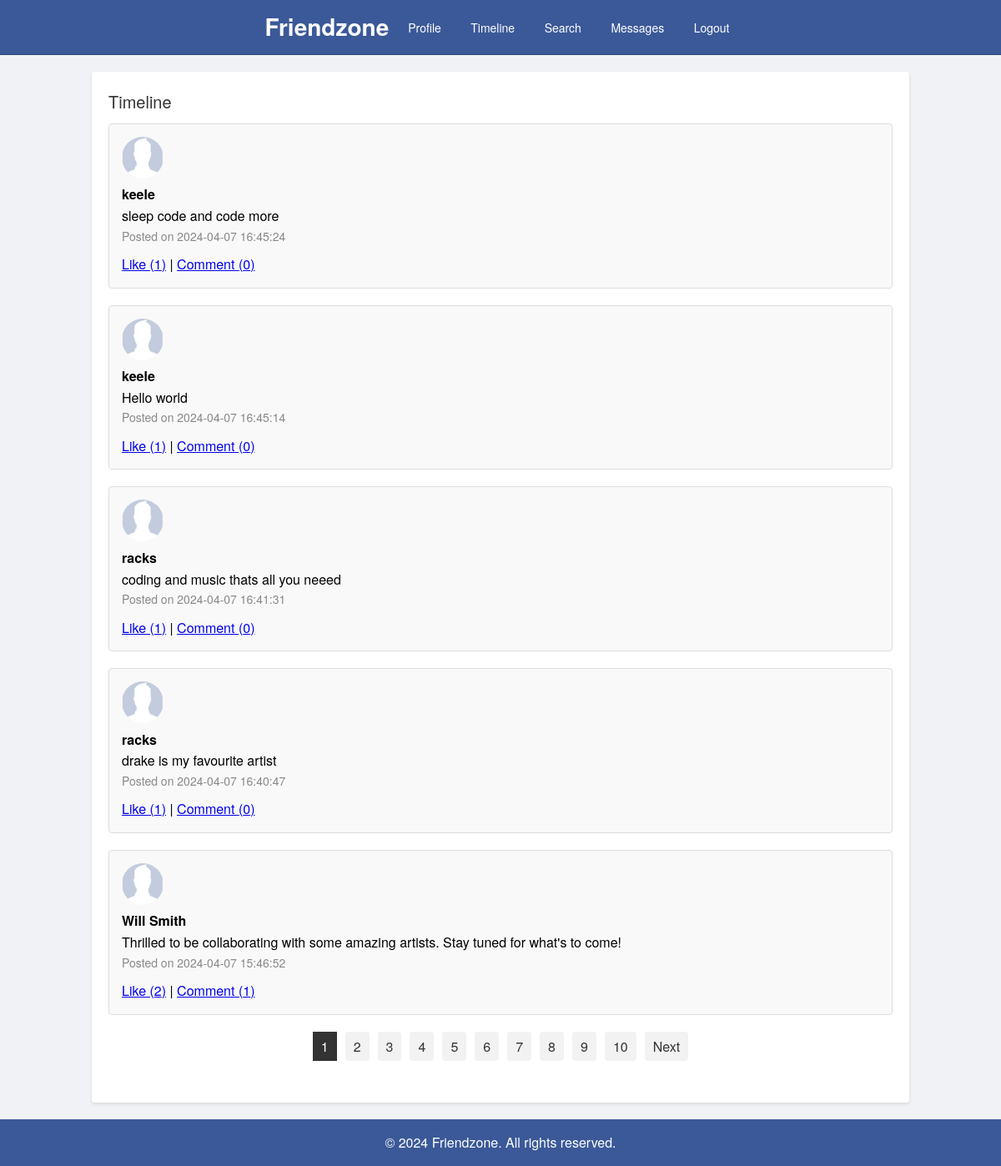
The app's page /timeline.php (signed in) with its own data.
### tables this page shows
CREATE TABLE `posts` (
  `id` int(11) NOT NULL,
  `user_id` int(11) DEFAULT NULL,
  `content` varchar(280) DEFAULT NULL,
  `created_at` timestamp NOT NULL DEFAULT CURRENT_TIMESTAMP
);

CREATE TABLE `users` (
  `id` int(11) NOT NULL,
  `email` varchar(255) DEFAULT NULL,
  `password` varchar(255) DEFAULT NULL,
  `biography` text,
  `mobile_number` varchar(20) DEFAULT NULL,
  `created_at` timestamp NOT NULL DEFAULT CURRENT_TIMESTAMP,
  `name` varchar(255) DEFAULT NULL,
  `profile_picture` varchar(255) DEFAULT 'default-profile-picture.png'
);

### timeline.php (the view, shortened to what this page needs)
<?php
require_once "includes/db_config.php";
$conn = new mysqli($servername, $username, $password, $dbname);
function getLikeCount($postId) {
    global $conn;
    $stmt = $conn->prepare("SELECT COUNT(*) AS count FROM likes WHERE post_id = ?");
    $stmt->bind_param("i", $postId);
    $stmt->execute();
    $result = $stmt->get_result();
    $row = $result->fetch_assoc();
    return $row['count'];
}
function getCommentCount($postId) {
    global $conn;
    $stmt = $conn->prepare("SELECT COUNT(*) AS count FROM comments WHERE post_id = ?");
    $stmt->bind_param("i", $postId);
    $stmt->execute();
    $result = $stmt->get_result();
    $row = $result->fetch_assoc();
    return $row['count'];
}
$postsPerPage = 5;
$currentPage = isset($_GET['page']) ? (int)$_GET['page'] : 1;
$offset = ($currentPage - 1) * $postsPerPage;
$stmt = $conn->prepare("SELECT posts.*, users.name, users.profile_picture
                        FROM posts
                        INNER JOIN users ON posts.user_id = users.id
                        ORDER BY posts.created_at DESC
                        LIMIT ? OFFSET ?");
$stmt->bind_param("ii", $postsPerPage, $offset);
$stmt->execute();
$result = $stmt->get_result();
?>
<!DOCTYPE html>
<html lang="en">
<head>
    <link rel="stylesheet" type="text/css" href="css/style.css">
</head>
<body>
    <header>
        <h1>Friendzone</h1>
        <nav>
            <ul>
                <li><a href="profile.php">Profile</a></li>
                <li><a href="timeline.php">Timeline</a></li>
                <li><a href="search.php">Search</a></li>
                <li><a href="message.php">Messages</a></li>
                <li><a href="logout.php">Logout</a></li>
            </ul>
        </nav>
    </header>
    <main>
        <section class="timeline">
            <h2>Timeline</h2>
            <?php
            if ($result->num_rows > 0) {
                while ($post = $result->fetch_assoc()) {
                    echo "<div class='post'>";
                    echo "<img src='img/" . $post["profile_picture"] . "' alt='Profile Picture' class='profile-picture'>";
                    echo "<p><strong>" . $post["name"] . "</strong></p>";
                    echo "<p>" . htmlspecialchars($post["content"]) . "</p>";
                    echo "<p class='meta'>Posted on " . $post["created_at"] . "</p>";
                    echo "<div class='post-actions'>";
                    echo "<a href='#' class='like-btn' data-post-id='" . $post["id"] . "'>Like (" . getLikeCount($post["id"]) . ")</a> | ";
                    echo "<a href='post.php?post_id=" . $post["id"] . "'>Comment (" . getCommentCount($post["id"]) . ")</a>";
                    echo "</div>";
                    echo "</div>";
                }
            } else {
                echo "No posts found.";
            }
            ?>
            <div class="pagination">
                <?php
                $totalPosts = $conn->query("SELECT COUNT(*) AS total FROM posts")->fetch_assoc()['total'];
                $totalPages = ceil($totalPosts / $postsPerPage);
                for ($i = 1; $i <= $totalPages; $i++) {
                    if ($i == $currentPage) {
                        echo "<span class='current-page'>$i</span>";
                    } else {
                        echo "<a href='?page=$i'>$i</a>";
                    }
                }
                if ($currentPage < $totalPages) {
                    echo "<a href='?page=" . ($currentPage + 1) . "'>Next</a>";
                }
                ?>
            </div>
        </section>
    </main>
    <footer>
        <p>&copy; 2024 Friendzone. All rights reserved.</p>
    </footer>
</body>
</html>

### css/style.css (style rules this page uses)
* { margin: 0; padding: 0; box-sizing: border-box; }
body { font-family: 'Helvetica Neue', Helvetica, Arial, sans-serif; line-height: 1.6; background-color: #f0f2f5; }
header { background-color: #3b5998; color: #fff; padding: 10px 0; display: flex; justify-content: center; align-items: center; border-bottom: 1px solid #29487d; }
h1 { font-size: 28px; font-weight: bold; }
nav ul { list-style-type: none; }
nav ul li { display: inline; margin-left: 15px; }
nav ul li a { color: #fff; text-decoration: none; font-size: 14px; padding: 4px 8px; border-radius: 2px; }
main { max-width: 980px; margin: 20px auto; padding: 20px; background-color: #fff; box-shadow: 0 2px 4px rgba(0, 0, 0, 0.1); border-radius: 4px; }
section { margin-bottom: 30px; }
h2 { font-size: 20px; margin-bottom: 10px; color: #333; font-weight: normal; }
.post { margin-bottom: 20px; padding: 15px; border: 1px solid #ddd; border-radius: 4px; background-color: #f9f9f9; }
.post .meta { font-size: 14px; color: #888; margin-bottom: 10px; }
.pagination { margin-top: 20px; text-align: center; }
.pagination a { display: inline-block; padding: 8px 16px; margin-right: 5px; background-color: #f0f2f5; color: #333; text-decoration: none; border-radius: 4px; }
footer { background-color: #3b5998; color: #fff; padding: 15px; text-align: center; }
.profile-picture { width: 50px; height: 50px; border-radius: 50%; object-fit: cover; margin-right: 10px; }
.pagination { text-align: center; margin-top: 20px; }
.pagination a { display: inline-block; padding: 5px 10px; background-color: #f2f2f2; color: #333; text-decoration: none; margin: 0 5px; }
.pagination .current-page { display: inline-block; padding: 5px 10px; background-color: #333; color: #fff; margin: 0 5px; }

### records on screen
posts: user.profile_picture (placeholder picture), user.name "keele", content "sleep code and code more", created_at "2024-04-07 16:45:24", id "1", id "0"
posts: user.profile_picture (placeholder picture), user.name "keele", content "Hello world", created_at "2024-04-07 16:45:14", id "1", id "0"
posts: user.profile_picture (placeholder picture), user.name "racks", content "coding and music thats all you neeed", created_at "2024-04-07 16:41:31", id "1", id "0"
posts: user.profile_picture (placeholder picture), user.name "racks", content "drake is my favourite artist", created_at "2024-04-07 16:40:47", id "1", id "0"
posts: user.profile_picture (placeholder picture), user.name "Will Smith", content "Thrilled to be collaborating with some amazing artists. Stay tuned for what's to come!", created_at "2024-04-07 15:46:52", id "2", id "1"
